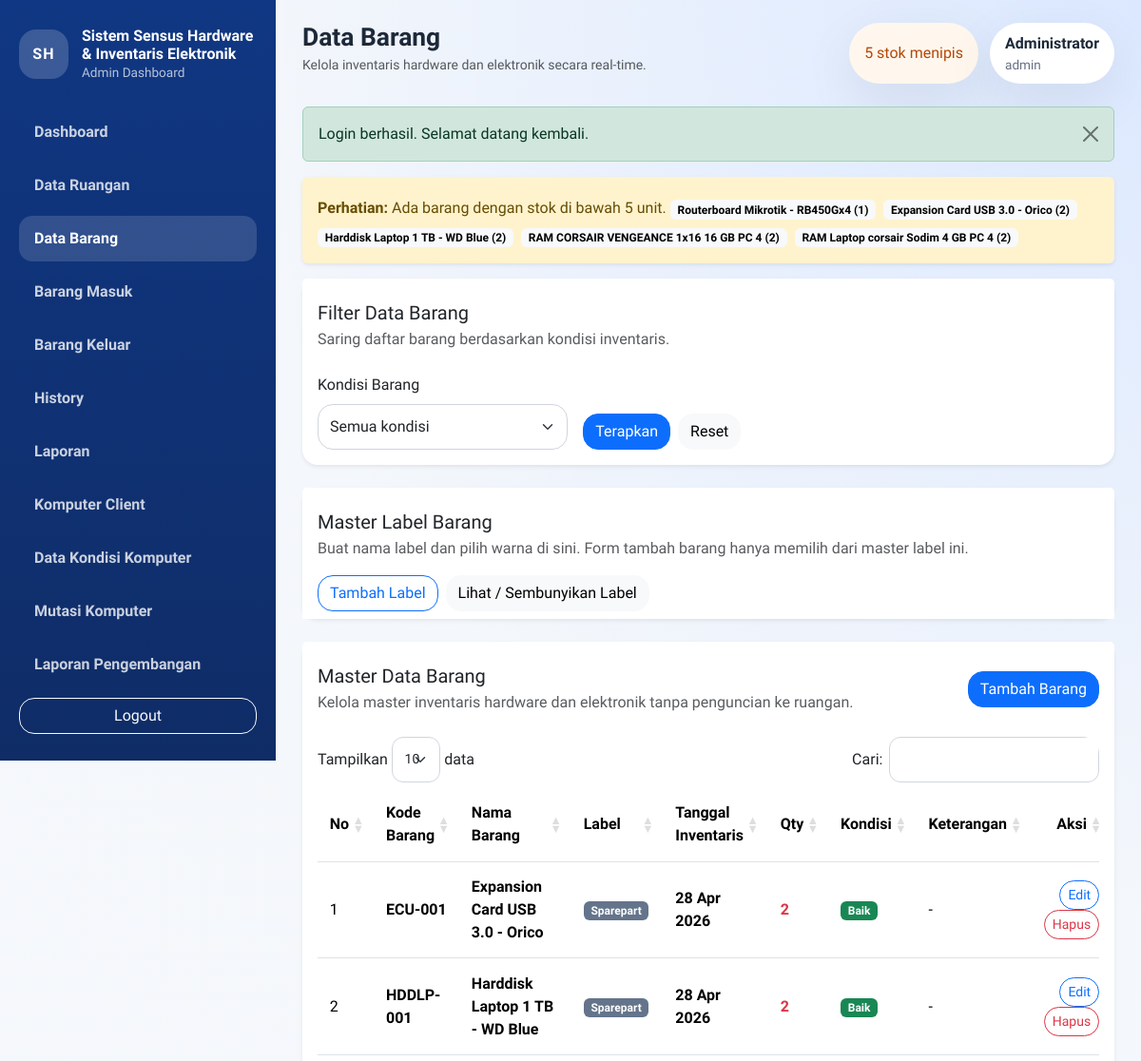
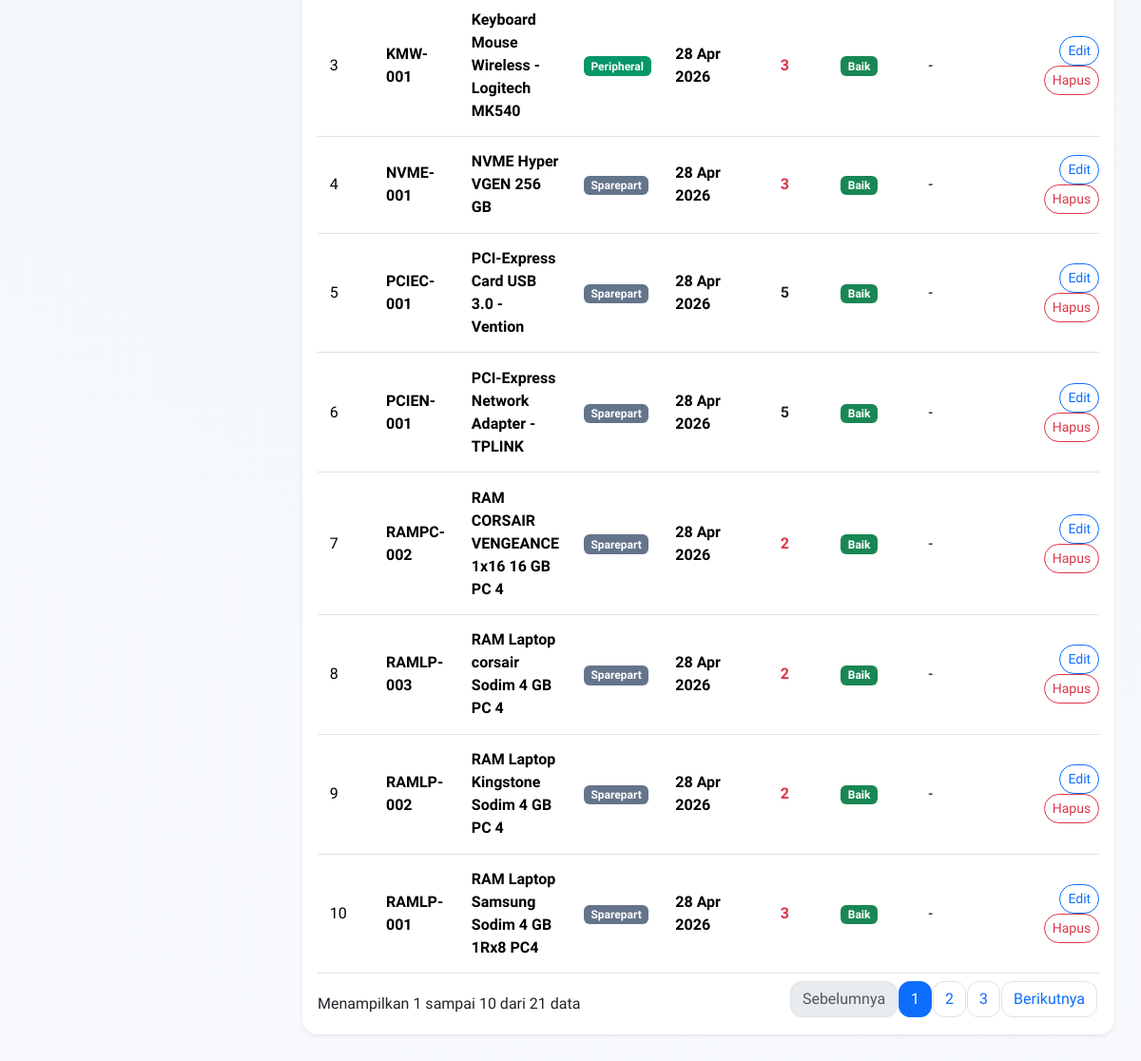
Screenshot of /modules/barang/index.php (signed in) with the database file from the repository (2 pictures, top to bottom).
### tables this page shows
CREATE TABLE barang (
    id INT AUTO_INCREMENT PRIMARY KEY,
    kode_barang VARCHAR(50) NOT NULL UNIQUE,
    nama_barang VARCHAR(150) NOT NULL,
    ruangan_id INT NULL,
    tahun_inventaris YEAR NOT NULL,
    qty INT NOT NULL DEFAULT 0,
    label_barang VARCHAR(100) NOT NULL DEFAULT 'Lainnya',
    kondisi ENUM('Baik', 'Rusak', 'Perbaikan') NOT NULL DEFAULT 'Baik',
    keterangan TEXT NULL,
    created_at TIMESTAMP DEFAULT CURRENT_TIMESTAMP,
    CONSTRAINT fk_barang_ruangan FOREIGN KEY (ruangan_id) REFERENCES ruangan(id) ON UPDATE CASCADE
);

### includes/helpers.php (called while the page is built, shortened)
<?php
function url(string $path = ''): string
{
    $path = ltrim($path, '/');
    return BASE_URL . ($path !== '' ? '/' . $path : '');
}
function e(?string $value): string
{
    return htmlspecialchars((string) $value, ENT_QUOTES, 'UTF-8');
}
function get_flash(): ?array
{
    $flash = $_SESSION['flash'];
    return $flash;
}
function format_date_id(?string $date): string
{
    return date('d M Y', strtotime($date));
}
function format_number(int|float|string $value): string
{
    return number_format((float) $value, 0, ',', '.');
}
function condition_badge(string $condition): string
{
    return match ($condition) {
        'Baik' => 'success',
        'Rusak' => 'danger',
        default => 'warning',
    };
}
function current_path(): string
{
    return str_replace('\\', '/', $_SERVER['PHP_SELF'] ?? '');
}
function is_active_menu(string $needle): bool
{
    return str_contains(current_path(), $needle);
}
function fetch_all(PDO $pdo, string $sql, array $params = []): array
{
    $statement = $pdo->prepare($sql);
    $statement->execute($params);
    return $statement->fetchAll();
}
function normalize_hex_color(?string $value, string $default = '#64748B'): string
{
    $value = strtoupper(trim((string) $value));
    return '#' . ltrim($value, '#');
}
function get_contrast_text_color(string $backgroundHex): string
{
    $hex = ltrim(normalize_hex_color($backgroundHex), '#');
    $red = hexdec(substr($hex, 0, 2));
    $green = hexdec(substr($hex, 2, 2));
    $blue = hexdec(substr($hex, 4, 2));
    $brightness = (($red * 299) + ($green * 587) + ($blue * 114)) / 1000;
    return $brightness >= 160 ? '#0F172A' : '#FFFFFF';
}
function get_master_barang_labels(PDO $pdo): array
{
    return fetch_all(
        $pdo,
        'SELECT id, nama_label, warna_label
         FROM master_label_barang
         ORDER BY nama_label ASC'
    );
}
function get_barang_label_map(PDO $pdo): array
{
    $map = [];
    foreach (get_master_barang_labels($pdo) as $row) {
        $labelName = trim((string) ($row['nama_label'] ?? ''));
        $map[$labelName] = normalize_hex_color($row['warna_label'] ?? '#64748B');
    }
    return $map;
}
function get_low_stock_items(PDO $pdo, int $limit = 5): array
{
    return fetch_all(
        $pdo,
        'SELECT b.nama_barang, b.qty
         FROM barang b
         WHERE b.qty < 5
         ORDER BY b.qty ASC, b.nama_barang ASC
         LIMIT ' . (int) $limit
    );
}

### includes/auth.php (called while the page is built, shortened)
<?php
function current_user_role(): string
{
    return $_SESSION['user']['role'] ?? 'admin';
}
function is_admin_user(): bool
{
    return current_user_role() === 'admin';
}
function current_user(): ?array
{
    return $_SESSION['user'] ?? null;
}

### modules/barang/index.php (the view, shortened to what this page needs)
<?php
require_once dirname(__DIR__, 2) . '/config/app.php';
$pageTitle = 'Data Barang';
$labelMasters = get_master_barang_labels($pdo);
$labelMasters = get_master_barang_labels($pdo);
$labelColorMap = get_barang_label_map($pdo);
$labelOptions = array_map(static fn (array $row): string => (string) ($row['nama_label'] ?? ''), $labelMasters);
$itemParams = [];
$itemSql = 'SELECT b.* FROM barang b WHERE 1=1';
$itemSql .= ' ORDER BY b.nama_barang ASC';
$items = fetch_all($pdo, $itemSql, $itemParams);
require_once BASE_PATH . '/includes/layout_top.php';
?>
<div class="card border-0 shadow-sm mb-4">
    <div class="card-header bg-white border-0 pt-4">
        <h5 class="mb-1">Filter Data Barang</h5>
        <p class="text-muted mb-0">Saring daftar barang berdasarkan kondisi inventaris.</p>
    </div>
    <div class="card-body">
        <form method="get" class="row g-3 align-items-end">
            <div class="col-md-4">
                <label class="form-label">Kondisi Barang</label>
                <select name="kondisi" class="form-select">
                    <option value="">Semua kondisi</option>
                </select>
            </div>
            <div class="col-md-8 d-flex gap-2 flex-wrap">
                <button type="submit" class="btn btn-primary">Terapkan</button>
                <a href="<?= e(url('modules/barang/index.php')); ?>" class="btn btn-light">Reset</a>
            </div>
        </form>
    </div>
</div>
<div class="card border-0 shadow-sm mb-4">
    <div class="card-header bg-white border-0 d-flex justify-content-between align-items-center flex-wrap gap-3 pt-4">
        <div>
            <h5 class="mb-1">Master Label Barang</h5>
            <p class="text-muted mb-0">Buat nama label dan pilih warna di sini. Form tambah barang hanya memilih dari master label ini.</p>
        </div>
        <div class="d-flex gap-2 flex-wrap">
            <button class="btn btn-outline-primary" data-bs-toggle="modal" data-bs-target="#addLabelModal">Tambah Label</button>
            <button class="btn btn-light" type="button" data-bs-toggle="collapse" data-bs-target="#masterLabelBarangCollapse" aria-expanded="false" aria-controls="masterLabelBarangCollapse">
                Lihat / Sembunyikan Label
            </button>
        </div>
    </div>
</div>
<div class="card border-0 shadow-sm">
    <div class="card-header bg-white border-0 d-flex justify-content-between align-items-center flex-wrap gap-3 pt-4">
        <div>
            <h5 class="mb-1">Master Data Barang</h5>
            <p class="text-muted mb-0">Kelola master inventaris hardware dan elektronik tanpa penguncian ke ruangan.</p>
        </div>
        <button class="btn btn-primary" data-bs-toggle="modal" data-bs-target="#addItemModal" <?= !$labelOptions ? 'disabled' : ''; ?>>Tambah Barang</button>
    </div>
    <div class="card-body">
        <div class="table-responsive">
            <table class="table table-hover align-middle datatable">
                <thead>
                    <tr>
                        <th>No</th>
                        <th>Kode Barang</th>
                        <th>Nama Barang</th>
                        <th>Label</th>
                        <th>Tanggal Inventaris</th>
                        <th>Qty</th>
                        <th>Kondisi</th>
                        <th>Keterangan</th>
                        <th class="text-end">Aksi</th>
                    </tr>
                </thead>
                <tbody>
                    <?php foreach ($items as $index => $item): ?>
                        <?php
                        $itemLabel = (string) ($item['label_barang'] ?? 'Lainnya');
                        $itemLabelColor = $labelColorMap[$itemLabel] ?? '#64748B';
                        $itemLabelTextColor = get_contrast_text_color($itemLabelColor);
                        ?>
                        <tr>
                            <td><?= $index + 1; ?></td>
                            <td><span class="fw-semibold"><?= e($item['kode_barang']); ?></span></td>
                            <td><strong><?= e($item['nama_barang']); ?></strong></td>
                            <td>
                                <span class="badge" style="background-color: <?= e($itemLabelColor); ?>; color: <?= e($itemLabelTextColor); ?>;">
                                    <?= e($itemLabel); ?>
                                </span>
                            </td>
                            <td>
                                <span class="fw-semibold"><?= e(format_date_id((string) ($item['created_at'] ?? ''))); ?></span>
                            </td>
                            <td>
                                <span class="fw-semibold <?= (int) $item['qty'] < 5 ? 'text-danger' : 'text-dark'; ?>">
                                    <?= format_number($item['qty']); ?>
                                </span>
                            </td>
                            <td><span class="badge text-bg-<?= condition_badge($item['kondisi']); ?>"><?= e($item['kondisi']); ?></span></td>
                            <td><?= e($item['keterangan'] ?: '-'); ?></td>
                            <td class="text-end">
                                <button class="btn btn-sm btn-outline-primary" data-bs-toggle="modal" data-bs-target="#editItemModal<?= $item['id']; ?>">Edit</button>
                                <button class="btn btn-sm btn-outline-danger" data-bs-toggle="modal" data-bs-target="#deleteItemModal<?= $item['id']; ?>">Hapus</button>
                            </td>
                        </tr>
                    <?php endforeach; ?>
                </tbody>
            </table>
        </div>
    </div>
</div>
<?php require_once BASE_PATH . '/includes/layout_bottom.php'; ?>

### includes/layout_top.php (shortened to what this page needs)
<?php
$pageTitle = $pageTitle ?? APP_NAME;
$lowStockItems = get_low_stock_items($pdo);
$currentUser = current_user();
$flash = get_flash();
$isAdminUser = is_admin_user();
$showLowStockAlert = !is_active_menu('/modules/pengembangan/');
?><!doctype html>
<html lang="id">
<head>
    <link href="https://cdn.jsdelivr.net/npm/bootstrap@5.3.3/dist/css/bootstrap.min.css" rel="stylesheet">
    <link href="https://cdn.datatables.net/1.13.8/css/dataTables.bootstrap5.min.css" rel="stylesheet">
    <link href="https://cdn.datatables.net/responsive/2.5.0/css/responsive.bootstrap5.min.css" rel="stylesheet">
    <link href="<?= e(url('assets/css/style.css')); ?>" rel="stylesheet">
</head>
<body>
    <div class="app-shell">
        <aside class="sidebar d-none d-xl-flex flex-column">
            <div class="sidebar-brand">
                <div class="brand-mark">SH</div>
                <div>
                    <h1><?= e(APP_NAME); ?></h1>
                    <p>Admin Dashboard</p>
                </div>
            </div>
            <nav class="nav flex-column sidebar-nav">
                <?php if ($isAdminUser): ?>
                    <a class="nav-link <?= is_active_menu('/modules/dashboard/') ? 'active' : ''; ?>" href="<?= e(url('modules/dashboard/index.php')); ?>">Dashboard</a>
                    <a class="nav-link <?= is_active_menu('/modules/ruangan/') ? 'active' : ''; ?>" href="<?= e(url('modules/ruangan/index.php')); ?>">Data Ruangan</a>
                    <a class="nav-link <?= is_active_menu('/modules/barang/') ? 'active' : ''; ?>" href="<?= e(url('modules/barang/index.php')); ?>">Data Barang</a>
                    <a class="nav-link <?= is_active_menu('/modules/transaksi/masuk.php') ? 'active' : ''; ?>" href="<?= e(url('modules/transaksi/masuk.php')); ?>">Barang Masuk</a>
                    <a class="nav-link <?= is_active_menu('/modules/transaksi/keluar.php') ? 'active' : ''; ?>" href="<?= e(url('modules/transaksi/keluar.php')); ?>">Barang Keluar</a>
                    <a class="nav-link <?= is_active_menu('/modules/transaksi/history.php') ? 'active' : ''; ?>" href="<?= e(url('modules/transaksi/history.php')); ?>">History</a>
                    <a class="nav-link <?= is_active_menu('/modules/laporan/') ? 'active' : ''; ?>" href="<?= e(url('modules/laporan/index.php')); ?>">Laporan</a>
                    <a class="nav-link <?= is_active_menu('/modules/komputer/') ? 'active' : ''; ?>" href="<?= e(url('modules/komputer/index.php')); ?>">Komputer Client</a>
                    <a class="nav-link <?= is_active_menu('/modules/kondisi_komputer/') ? 'active' : ''; ?>" href="<?= e(url('modules/kondisi_komputer/index.php')); ?>">Data Kondisi Komputer</a>
                    <a class="nav-link <?= is_active_menu('/modules/mutasi_komputer/') ? 'active' : ''; ?>" href="<?= e(url('modules/mutasi_komputer/index.php')); ?>">Mutasi Komputer</a>
                <?php endif; ?>
                <a class="nav-link <?= is_active_menu('/modules/pengembangan/') ? 'active' : ''; ?>" href="<?= e(url('modules/pengembangan/index.php')); ?>">Laporan Pengembangan</a>
            </nav>
            <a href="<?= e(url('logout.php')); ?>" class="btn btn-outline-light mt-auto">Logout</a>
        </aside>
        <div class="content-wrapper">
            <header class="topbar">
                <div class="d-flex align-items-center gap-3">
                    <div>
                        <h2 class="mb-0"><?= e($pageTitle); ?></h2>
                        <small class="text-muted">Kelola inventaris hardware dan elektronik secara real-time.</small>
                    </div>
                </div>
                <div class="topbar-meta">
                    <?php if ($showLowStockAlert): ?>
                        <div class="alert-pill <?= $lowStockItems ? 'alert-low' : 'alert-safe'; ?>">
                            <?= $lowStockItems ? count($lowStockItems) . ' stok menipis' : 'Stok aman'; ?>
                        </div>
                    <?php endif; ?>
                    <div class="user-pill">
                        <strong><?= e($currentUser['nama'] ?? 'Admin'); ?></strong>
                        <span><?= e($currentUser['username'] ?? '-'); ?></span>
                    </div>
                </div>
            </header>
            <main class="page-content">
                <?php if ($flash): ?>
                    <div class="alert alert-<?= e($flash['type']); ?> alert-dismissible fade show">
                        <?= e($flash['message']); ?>
                        <button type="button" class="btn-close" data-bs-dismiss="alert"></button>
                    </div>
                <?php endif; ?>
                <?php if ($showLowStockAlert && $lowStockItems): ?>
                    <div class="alert alert-warning border-0 shadow-sm">
                        <strong>Perhatian:</strong> Ada barang dengan stok di bawah 5 unit.
                        <?php foreach ($lowStockItems as $item): ?>
                            <span class="badge text-bg-light me-1 mt-2"><?= e($item['nama_barang']); ?> (<?= e($item['qty']); ?>)</span>
                        <?php endforeach; ?>
                    </div>
                <?php endif; ?>

### assets/css/style.css (style rules this page uses)
:root { --bg-main: #f4f7fb; --bg-sidebar: linear-gradient(180deg, #103783 0%, #0f2c66 100%); --primary: #1b63ff; --primary-soft: #eaf1ff; --text-main: #1d2939; --text-soft: #667085; --border-soft: #e4e7ec; --card-shadow: 0 18px 55px rgba(16, 24, 40, 0.08); }
* { box-sizing: border-box; }
body { font-family: 'Plus Jakarta Sans', sans-serif; background: radial-gradient(circle at top right, #dbe8ff 0%, #f4f7fb 38%, #f7f9fc 100%); color: var(--text-main); overflow-x: hidden; }
.form-control, .form-select, .btn, .card, .modal-content { border-radius: 1rem; }
.form-control, .form-select { border-color: #d0d5dd; min-height: 48px; }
.app-shell { min-height: 100vh; display: flex; }
.sidebar { width: 290px; padding: 28px 20px; background: var(--bg-sidebar); color: #fff; position: sticky; top: 0; height: 100vh; }
.sidebar-brand { display: flex; gap: 14px; align-items: center; margin-bottom: 28px; }
.brand-mark { width: 52px; height: 52px; border-radius: 18px; display: grid; place-items: center; background: rgba(255, 255, 255, 0.18); font-weight: 800; letter-spacing: 0.08em; flex-shrink: 0; }
.sidebar-brand h1 { font-size: 1rem; margin: 0; font-weight: 800; }
.sidebar-brand p { margin: 0; color: rgba(255, 255, 255, 0.7); font-size: 0.85rem; }
.sidebar-nav { gap: 8px; }
.sidebar-nav .nav-link { color: rgba(255, 255, 255, 0.78); padding: 12px 16px; border-radius: 14px; font-weight: 600; }
.sidebar-nav .nav-link:hover, .sidebar-nav .nav-link.active { color: #fff; background: rgba(255, 255, 255, 0.14); }
.content-wrapper { flex: 1; min-width: 0; }
.topbar { padding: 24px 28px 0; display: flex; justify-content: space-between; align-items: flex-start; gap: 16px; flex-wrap: wrap; }
.topbar h2 { font-size: 1.65rem; font-weight: 800; }
.topbar-meta { display: flex; gap: 12px; flex-wrap: wrap; }
.alert-pill, .user-pill { border-radius: 999px; padding: 10px 16px; background: #fff; box-shadow: var(--card-shadow); display: flex; align-items: center; gap: 8px; }
.alert-low { color: #b54708; background: #fff7ed; }
.user-pill { flex-direction: column; align-items: flex-start; gap: 0; }
.user-pill span { color: var(--text-soft); font-size: 0.85rem; }
.page-content { padding: 24px 28px 28px; }
.card { border: 1px solid rgba(16, 24, 40, 0.04); box-shadow: var(--card-shadow); }
.card-header { background: transparent; }
.table-responsive { border-radius: 18px; }

### rows the page displays
barang: nama_barang "Routerboard Mikrotik - RB450Gx4", qty "1"
barang: nama_barang "Expansion Card USB 3.0 - Orico", qty "2", kode_barang "ECU-001", label_barang "Sparepart", created_at "28 Apr 2026", kondisi "Baik", keterangan "-"
barang: nama_barang "Harddisk Laptop 1 TB - WD Blue", qty "2", kode_barang "HDDLP-001", label_barang "Sparepart", created_at "28 Apr 2026", kondisi "Baik", keterangan "-"
barang: nama_barang "RAM CORSAIR VENGEANCE 1x16 16 GB PC 4", qty "2", kode_barang "RAMPC-002", label_barang "Sparepart", created_at "28 Apr 2026", kondisi "Baik", keterangan "-"
barang: nama_barang "RAM Laptop corsair Sodim 4 GB PC 4", qty "2", kode_barang "RAMLP-003", label_barang "Sparepart", created_at "28 Apr 2026", kondisi "Baik", keterangan "-"
barang: kode_barang "KMW-001", nama_barang "Keyboard Mouse Wireless - Logitech MK540", label_barang "Peripheral", created_at "28 Apr 2026", qty "3", kondisi "Baik", keterangan "-"
barang: kode_barang "NVME-001", nama_barang "NVME Hyper VGEN 256 GB", label_barang "Sparepart", created_at "28 Apr 2026", qty "3", kondisi "Baik", keterangan "-"
barang: kode_barang "PCIEC-001", nama_barang "PCI-Express Card USB 3.0 - Vention", label_barang "Sparepart", created_at "28 Apr 2026", qty "5", kondisi "Baik", keterangan "-"
barang: kode_barang "PCIEN-001", nama_barang "PCI-Express Network Adapter - TPLINK", label_barang "Sparepart", created_at "28 Apr 2026", qty "5", kondisi "Baik", keterangan "-"
barang: kode_barang "RAMLP-002", nama_barang "RAM Laptop Kingstone Sodim 4 GB PC 4", label_barang "Sparepart", created_at "28 Apr 2026", qty "2", kondisi "Baik", keterangan "-"
barang: kode_barang "RAMLP-001", nama_barang "RAM Laptop Samsung Sodim 4 GB 1Rx8 PC4", label_barang "Sparepart", created_at "28 Apr 2026", qty "3", kondisi "Baik", keterangan "-"

### other values shown
APP_NAME "Sistem Sensus Hardware & Inventaris Elektronik"
$pageTitle "Data Barang"
count($lowStockItems) "5"
$currentUser['nama'] "Administrator"
$currentUser['username'] "admin"
$flash['message'] "Login berhasil. Selamat datang kembali."
